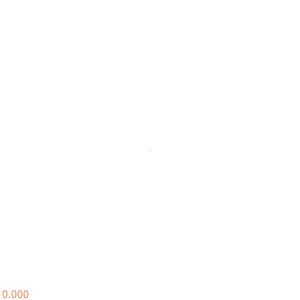
Frame 1 (no input)
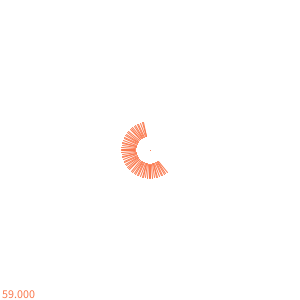
Frame 60 (the mouse pressed at the canvas centre just before this capture)
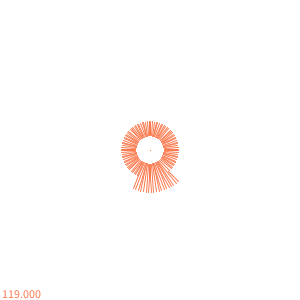
Frame 120 (the mouse held since frame 60 and released just before this capture)

The Processing sketch that drew these frames (run headless with seeded random() and noise(); from frame 60 on, the mouse is pressed at the canvas centre):

// Processing sketch: stepCountAuto
// ── stepCountAuto.pde
float inCircle, outCircle, moreThan = 0.0;
int inNo = 0;
int outNo = 10;

float deg = 0;


void setup() {
  size(300, 300);
  smooth();
  background(#FFFFFF);
  frameRate(10);
}

void draw() {
  stroke(250, 121, 78);
  pushMatrix();
  println(deg);
  translate(width / 2, height / 2);
  rotate(deg);
  strokeWeight(1);
  line(inCircle, inCircle, outCircle, outCircle);
  popMatrix();

  noStroke();
  fill(#FFFFFF);
  rect(0, 280, 300, 20);
  fill(250, 121, 78);
  text((deg / 0.062831853), 0, 298);

  if (deg > moreThan * 6.28318531) {
    inCircle = inNo + 10;
    outCircle = outNo + 10;

    inNo = inNo + 10;
    outNo = outNo + 10;
    moreThan++;
  }

  deg = deg + 0.062831853;
}
